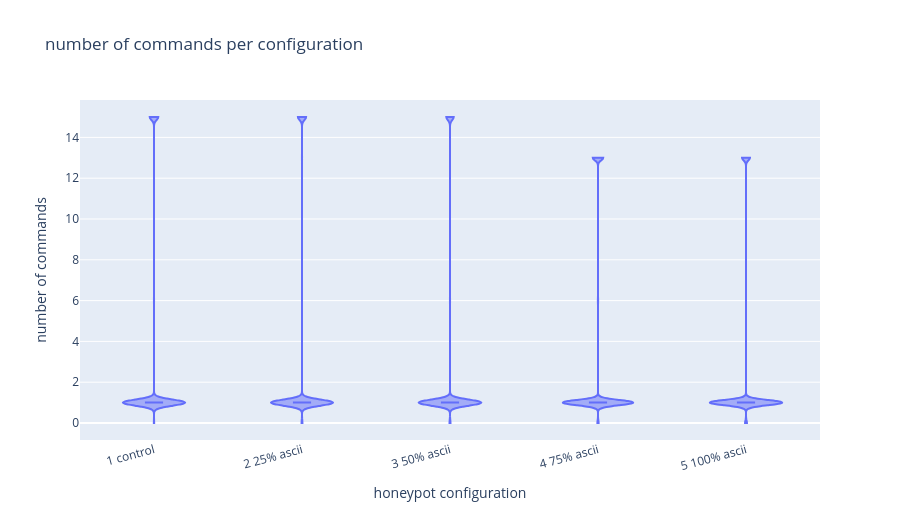

Notebook cell for this chart:
### Markdown cell above
## Number of commands per configuration

Each attack contributes its `commands` count.

### Code cell
fig_commands, plot_commands = make_violin(
    df.dropna(subset=["commands"]),
    "commands",
    "number of commands per configuration",
    "number of commands",
)
fig_commands.show()
print_summary(plot_commands, "commands")

### Figure 1 — Plotly figure (JSON) as saved in the notebook; plotly's stock layout.template omitted (floating-point values rounded to 4 significant figures; data arrays with more than 128 entries replaced by an {"elided": "..."} marker saying what was removed)
{"data": [{"alignmentgroup": "True", "box": {"visible": true}, "hovertemplate": "honeypot configuration=%{x}<br>number of commands=%{y}<extra></extra>", "legendgroup": "", "marker": {"color": "#636efa"}, "name": "", "offsetgroup": "", "orientation": "v", "points": false, "scalegroup": "True", "showlegend": false, "spanmode": "hard", "type": "violin", "x": {"elided": "3710 str values"}, "x0": " ", "xaxis": "x", "y": {"elided": "3710 int values"}, "y0": " ", "yaxis": "y"}], "layout": {"height": 520, "legend": {"tracegroupgap": 0}, "title": {"text": "number of commands per configuration"}, "violinmode": "group", "width": 900, "xaxis": {"anchor": "y", "categoryarray": ["1 control", "2 25% ascii", "3 50% ascii", "4 75% ascii", "5 100% ascii"], "categoryorder": "array", "domain": [0, 1], "tickangle": -15, "title": {"text": "honeypot configuration"}}, "yaxis": {"anchor": "x", "domain": [0, 1], "title": {"text": "number of commands"}}}}
